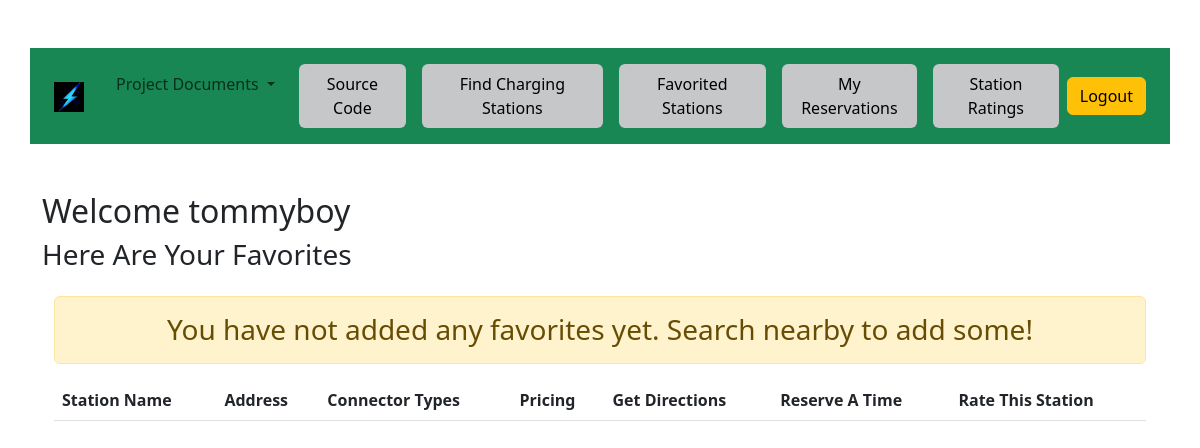
The page /user-session.php (signed in) on the database as committed earlier.
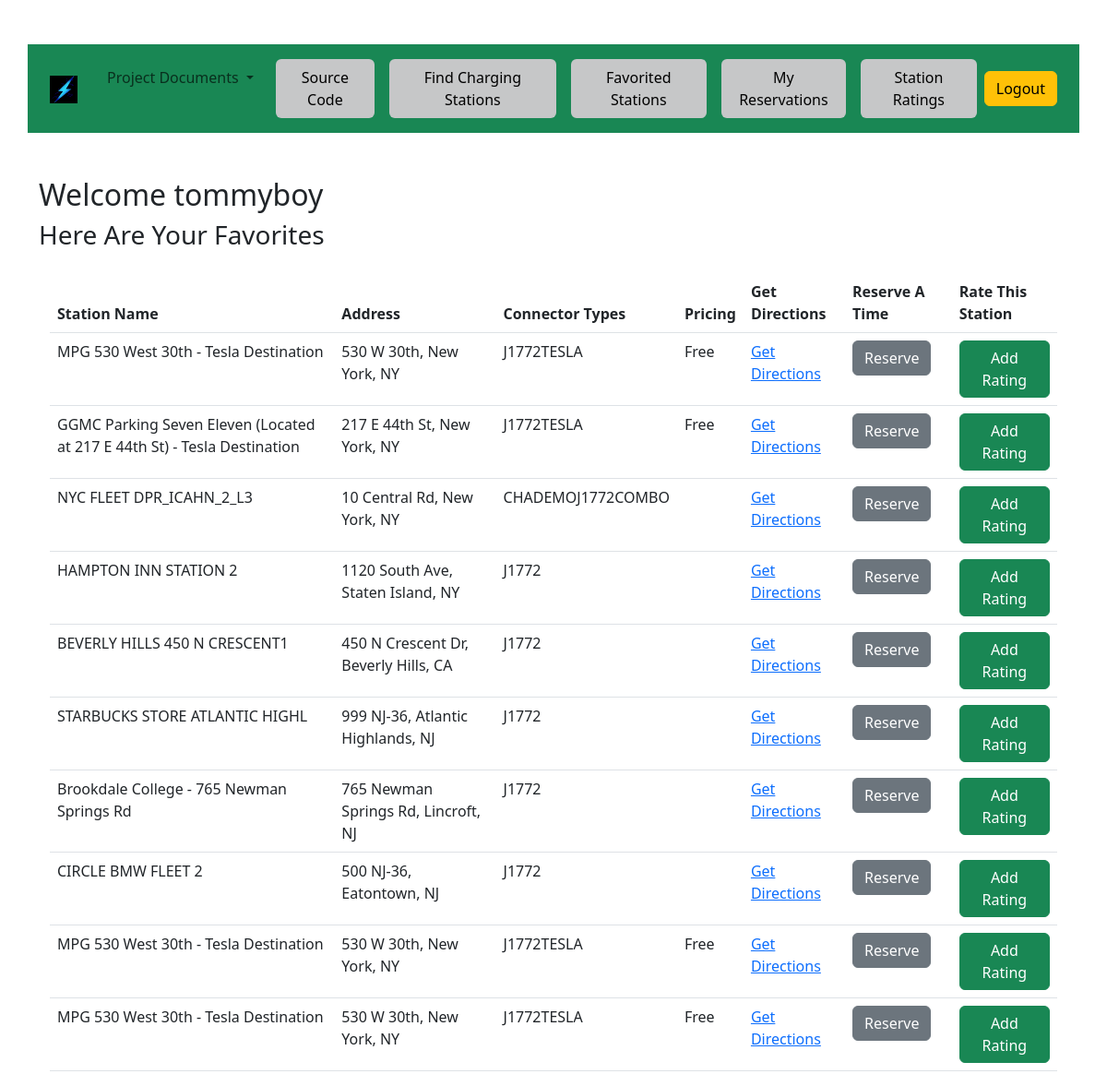
The same page on the database as committed later.
### tables this page shows
CREATE TABLE `chargingstations` (
  `stationID` int(7) NOT NULL,
  `stationName` varchar(255) DEFAULT NULL,
  `stationAddress` varchar(255) DEFAULT NULL,
  `stationCity` varchar(50) DEFAULT NULL,
  `stationState` varchar(50) DEFAULT NULL,
  `stationZipcode` int(5) NOT NULL,
  `evConnectorTypes` varchar(100) DEFAULT NULL,
  `evNetwork` varchar(100) DEFAULT NULL,
  `chargePricing` varchar(100) DEFAULT NULL,
  `latitude` float DEFAULT NULL,
  `longitude` float DEFAULT NULL
);

### user-session.php (the view, shortened to what this page needs)
<?php
    if (isset($_SESSION["usersId"])) {
        $mysqli = require __DIR__ . "/db-connection.php";
        $sql = "SELECT * FROM users WHERE usersId = {$_SESSION["usersId"]}";
        $result = $mysqli->query($sql);
        $user= $result->fetch_assoc();
    }
    include "header-registeredUser.php";
?>
<div class="container">
    <h2>Welcome <?= htmlspecialchars($user["username"])?></h2>
    <h3>Here Are Your Favorites</h3>
    <div class="container">
    <div class="pt-3">
        <table class="table table-hover">
            <thead>
                <tr>
                    <th scope="col">Station Name</th>
                    <th scope="col">Address</th>
                    <th scope="col">Connector Types</th>
                    <th scope="col">Pricing</th>
                    <th scope="col">Get Directions</th>
                    <th scope="col">Reserve A Time</th>
                    <th scope="col">Rate This Station</th>
                </tr>
            </thead>
            <tbody>
            <?php
                $mysqli = require __DIR__ . "/db-connection.php";
                $user_id = $_SESSION["usersId"];
                $sql = "SELECT chargingstations.stationID, chargingstations.stationName, chargingstations.stationAddress, chargingstations.stationCity, chargingstations.stationState, chargingstations.evConnectorTypes, chargingstations.chargePricing, chargingstations.latitude, chargingstations.longitude
                        FROM userfavorites
                        JOIN chargingstations
                        ON userfavorites.stationID = chargingstations.stationID
                        WHERE userfavorites.userId = $user_id";
                $result = mysqli_query($mysqli, $sql);
                if(mysqli_num_rows($result) <= 0){
                    echo "<h3 class='alert alert-warning text-center'>You have not added any favorites yet. Search nearby to add some!</h3>";
                } else {
                    while ($row = $result->fetch_assoc()) {
                      $station_id = $row["stationID"];
                      $favorites_sql = "SELECT * FROM chargingstations WHERE stationID = {$station_id}";
                      $favorites_result = $mysqli->query($favorites_sql);
                      $station = $favorites_result->fetch_assoc();
                      echo "<tr>";
                      echo "<td>{$station['stationName']}</td>";
                      echo "<td>{$station['stationAddress']}, {$station['stationCity']}, {$station['stationState']}</td>";
                      echo "<td>{$station['evConnectorTypes']}</td>";
                      echo "<td>{$station['chargePricing']}</td>";
                      echo '<td><a href="https://www.google.com/maps/dir/?api=1&destination='. urlencode($station["latitude"] . ',' . $station["longitude"]) .'&travelmode=driving" target="_blank">Get Directions</a></td>';
                      echo "<td>
                      <form method='POST' action='reserveTime.php'>
                      <input type='hidden' name='station_id' value=".$station_id.">
                      <input type='hidden' name='station_name' value=".$station["stationName"].">
                      <input type='hidden' name='street_address' value=".$station["stationAddress"].">
                      <input type='hidden' name='city' value=".$station["stationCity"].">
                      <input type='hidden' name='state' value=".$station["stationState"].">
                      <input type='hidden' name='zip' value=".$station["stationZipcode"].">
                      <input type='hidden' name='ev_connector_types' value=".$station["evConnectorTypes"].">
                      <input type='hidden' name='ev_network' value=".$station["evNetwork"].">
                      <input type='hidden' name='ev_pricing' value=".$station["chargePricing"].">
                      <input type='hidden' name='latitude' value=".$station["latitude"].">
                      <input type='hidden' name='longitude' value=".$station["longitude"].">
                      <button class='btn btn-secondary' type='submit'>Reserve</button>
                      </form>
                      </td>";
                      echo "<td>
                      <form method='POST' action='add-rating.php'>
                      <input type='hidden' name='stationID' value=".$station_id.">
                      <input type='hidden' name='stationName' value=".$station["stationName"].">
                      <button class='btn btn-success'>Add Rating</button>
                      </form>
                      </td>";
                      echo "</tr>";
                    }
                }
            ?>
            </tbody>
        </table>
    </div>
</div>
<?php
    include "footer.php";
?>

Rows that differ between the two databases and show on the page:
added chargingstations: stationName "MPG 530 West 30th - Tesla Destination", stationAddress "530 W 30th", stationCity "New York", stationState "NY", evConnectorTypes "J1772TESLA", chargePricing "Free"
added chargingstations: stationName "GGMC Parking Seven Eleven (Located at 217 E 44th St) - Tesla Destination", stationAddress "217 E 44th St", stationCity "New York", stationState "NY", evConnectorTypes "J1772TESLA", chargePricing "Free"
added chargingstations: stationName "NYC FLEET DPR_ICAHN_2_L3", stationAddress "10 Central Rd", stationCity "New York", stationState "NY", evConnectorTypes "CHADEMOJ1772COMBO"
added chargingstations: stationName "HAMPTON INN STATION 2", stationAddress "1120 South Ave", stationCity "Staten Island", stationState "NY", evConnectorTypes "J1772"
added chargingstations: stationName "BEVERLY HILLS 450 N CRESCENT1", stationAddress "450 N Crescent Dr", stationCity "Beverly Hills", stationState "CA", evConnectorTypes "J1772"
added chargingstations: stationName "STARBUCKS STORE ATLANTIC HIGHL", stationAddress "999 NJ-36", stationCity "Atlantic Highlands", stationState "NJ", evConnectorTypes "J1772"
added chargingstations: stationName "Brookdale College - 765 Newman Springs Rd", stationAddress "765 Newman Springs Rd", stationCity "Lincroft", stationState "NJ", evConnectorTypes "J1772"
added chargingstations: stationName "CIRCLE BMW FLEET 2", stationAddress "500 NJ-36", stationCity "Eatontown", stationState "NJ", evConnectorTypes "J1772"
Other text that changed with them:
text no longer shown: "You have not added any favorites yet. Search nearby to add some!"
